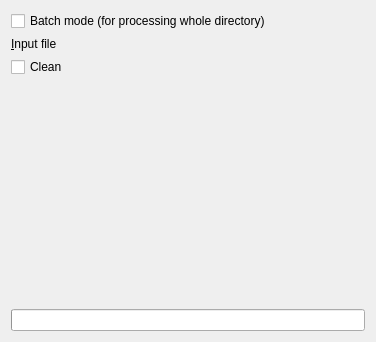
<?xml version="1.0" encoding="UTF-8"?>
<ui version="4.0">
 <class>GdalToolsWidget</class>
 <widget class="QWidget" name="GdalToolsWidget">
  <property name="geometry">
   <rect>
    <x>0</x>
    <y>0</y>
    <width>376</width>
    <height>342</height>
   </rect>
  </property>
  <property name="sizePolicy">
   <sizepolicy hsizetype="Preferred" vsizetype="Preferred">
    <horstretch>0</horstretch>
    <verstretch>0</verstretch>
   </sizepolicy>
  </property>
  <property name="windowTitle">
   <string>Build overviews (Pyramids)</string>
  </property>
  <layout class="QVBoxLayout" name="verticalLayout">
   <item>
    <widget class="QCheckBox" name="batchCheck">
     <property name="enabled">
      <bool>true</bool>
     </property>
     <property name="text">
      <string>Batch mode (for processing whole directory)</string>
     </property>
    </widget>
   </item>
   <item>
    <layout class="QGridLayout" name="gridLayout">
     <item row="0" column="0">
      <widget class="QLabel" name="label">
       <property name="text">
        <string>&amp;Input file</string>
       </property>
       <property name="buddy">
        <cstring>inSelector</cstring>
       </property>
      </widget>
     </item>
     <item row="0" column="1">
      <widget class="GdalToolsInOutSelector" name="inSelector" native="true"/>
     </item>
    </layout>
   </item>
   <item>
    <widget class="QCheckBox" name="cleanCheck">
     <property name="toolTip">
      <string>Remove all overviews.</string>
     </property>
     <property name="text">
      <string>Clean</string>
     </property>
    </widget>
   </item>
   <item>
    <widget class="QgsRasterPyramidsOptionsWidget" name="mPyramidOptionsWidget" native="true">
     <property name="sizePolicy">
      <sizepolicy hsizetype="Preferred" vsizetype="Preferred">
       <horstretch>0</horstretch>
       <verstretch>1</verstretch>
      </sizepolicy>
     </property>
    </widget>
   </item>
   <item>
    <widget class="QProgressBar" name="progressBar"/>
   </item>
  </layout>
 </widget>
 <customwidgets>
  <customwidget>
   <class>GdalToolsInOutSelector</class>
   <extends>QWidget</extends>
   <header>inOutSelector</header>
   <container>1</container>
  </customwidget>
  <customwidget>
   <class>QgsRasterPyramidsOptionsWidget</class>
   <extends>QWidget</extends>
   <header>qgis.gui</header>
   <container>1</container>
  </customwidget>
 </customwidgets>
 <resources/>
 <connections/>
</ui>
